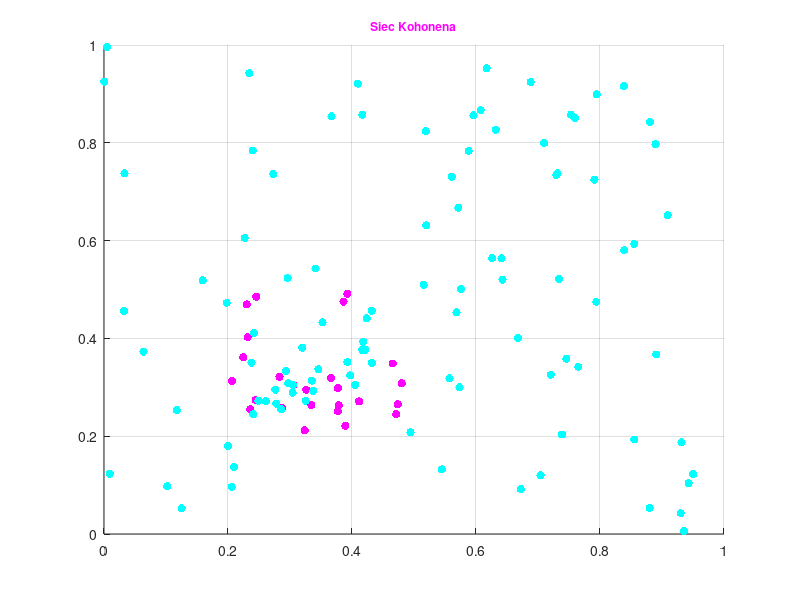

Here is the MATLAB script that generated this plot:
%Szymon Palmowski 235911
%Programowanie sieciowe
%Laboratorium 5 - Zaimplementowanie sieci Kohonena do grupowania danych pomiarowych

clear all;
close all;

%% Dane

P = 25; %liczba danych wejsciowych punktow pomiarowych
N = 2;   %liczba wejsc sieci (dostosowana do struktury danych wejsciowych)

%% Wygenerowanie przykladowego klastra danych punktowych w przestrzeni dwuwymiarowej (2D)

a = 0.2;
b = 0.5;

%% Losowy klaster danych

x = (b-a)*rand(N,P)+a;

K = 100; %liczba neuronow

%% Utworzenie struktury sieci - przypisanie wag/rozmieszczenie neuronow w przestrzeni

a = 0;
b = 1;

%% Inicjacja wektorow wag

for k = 1:K
    W(:,k) = (b-a)*rand(N,1)+a;
end

%% Norma euklidesowa odleglosci dwoch punktow w przestrzeni

dist = @(v1,v2) sqrt(sum((v2-v1).^2));

%% Funkcja sasiedztwa dla dwoch punktow w przestrzeni

neighbor = @(d, lam) (d<lam).*1;

%% Liczba epok uczenia sie

Epoki = 100;    %liczba epok
ep = 1/Epoki;   %czestotliwosc zmian w 1 epoce
alpha = 0.5;    %wspolczynnik uczenia sie
lambda = 0.3;   %promien sasiedztwa

%% Uczenie sie

for i = 1:Epoki
    L = randi([1 P],1);                %losowanie wejscia
    for k = 1:K
        D(k) = dist(x(:,L),W(k));
    end
    [val,z] = min(D);
    for k = 1:K
        Dz(k) = dist(W(k),W(z));
    end
    W(:,z) = W(z)+alpha*(x(:,L)-W(z)); %strategia WTA
    
    %% Redukcja parametrow
    
    alpha = (1-ep)*alpha;
    lambda = (1-ep)*lambda;
end

%% Testowanie sieci

whitebg([0 .5 .6])
f = figure(1); hold on; grid on; title('\fontsize{12}{\color{magenta}Siec Kohonena}');
plot(x(1,:), x(2,:), 'm.', 'MarkerSize', 18);
axis([ 0 1 0 1]);
for k = 1:K
    plot(W(1,k),W(2,k), 'c.', 'MarkerSize',18);
end
axis([0 1 0 1]);
saveas(f,sprintf('Palmowski_235911_pslab5A.png'));
